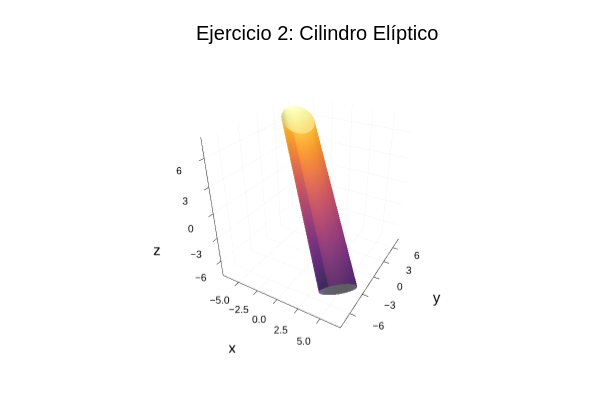

Notebook code cell kept with this figure:
### Code cell
# La ecuación rotada es y'²/9 + z'²/3 = 1.
# El eje del cilindro es x', correspondiente al eigenvalor 0.
a, b = sqrt(9.0), sqrt(3.0) # Semiejes para y' y z'
u = range(-10, 10, length=50) # Altura del cilindro a lo largo del eje x'
v = range(0, 2pi, length=100) # Ángulo para la elipse

# Generamos puntos en el sistema rotado (x', y', z')
x_prime = [u_val for u_val in u, _ in v]
y_prime = [a * cos(v_val) for _ in u, v_val in v]
z_prime = [b * sin(v_val) for _ in u, v_val in v]

# Agrupamos los puntos
puntos_prime = [x_prime[:]' ; y_prime[:]' ; z_prime[:]' ]

# Rotamos los puntos de vuelta al sistema original (x, y, z)
puntos_originales = P2_vecs * puntos_prime

# Redimensionamos para la gráfica de superficie
x_orig = reshape(puntos_originales[1, :], size(x_prime))
y_orig = reshape(puntos_originales[2, :], size(y_prime))
z_orig = reshape(puntos_originales[3, :], size(z_prime))

# Graficamos
grafico2 = surface(x_orig, y_orig, z_orig,
    title="Ejercicio 2: Cilindro Elíptico",
    xlabel="x", ylabel="y", zlabel="z",
    legend=false, colorbar=false,
    opacity=0.8
)

### Figure 1 — Plotly figure (JSON) as saved in the notebook; plotly's stock layout.template omitted (floating-point values rounded to 4 significant figures; data arrays with more than 128 entries replaced by an {"elided": "..."} marker saying what was removed)
{"data": [{"colorbar": {"len": 0.8657, "title": "", "x": 0.9934, "y": 0.5087}, "colorscale": {"elided": "256x2 mixed values"}, "name": "y1", "opacity": 0.8, "scene": "scene", "showlegend": false, "showscale": false, "type": "surface", "x": {"elided": "50x100 float values"}, "xaxis": "x", "y": {"elided": "50x100 float values"}, "yaxis": "y", "z": {"elided": "50x100 float values"}, "zaxis": "z", "zmax": 8.01, "zmin": -8.009}], "layout": {"annotations": [{"font": {"color": "rgba(0, 0, 0, 1.000)", "family": "sans-serif", "size": 20}, "rotation": 0, "showarrow": false, "text": "Ejercicio 2: Cilindro Elíptico", "x": 0.5275, "xanchor": "center", "xref": "paper", "y": 1, "yanchor": "top", "yref": "paper"}], "height": 400, "margin": {"b": 20, "l": 0, "r": 0, "t": 20}, "paper_bgcolor": "rgba(255, 255, 255, 1.000)", "plot_bgcolor": "rgba(255, 255, 255, 1.000)", "scene": {"camera": {"eye": {"x": 1.126, "y": -1.95, "z": 1.3}, "projection": "orthographic"}, "domain": {"x": [0.06165, 0.9934], "y": [0.07581, 0.9415]}, "xaxis": {"gridcolor": "rgba(0, 0, 0, 0.100)", "gridwidth": 0.5, "linecolor": "rgba(0, 0, 0, 1.000)", "mirror": false, "range": [-7.188, 7.188], "showgrid": true, "showline": true, "showticklabels": true, "tickangle": 0, "tickcolor": "rgb(0, 0, 0)", "tickfont": {"color": "rgba(0, 0, 0, 1.000)", "family": "sans-serif", "size": 11}, "tickmode": "array", "ticks": "inside", "ticktext": ["−5.0", "−2.5", "0.0", "2.5", "5.0"], "tickvals": [-5, -2.5, 0, 2.5, 5], "title": "x", "titlefont": {"color": "rgba(0, 0, 0, 1.000)", "family": "sans-serif", "size": 15}, "type": "-", "visible": true, "zeroline": false, "zerolinecolor": "rgba(0, 0, 0, 1.000)"}, "yaxis": {"gridcolor": "rgba(0, 0, 0, 0.100)", "gridwidth": 0.5, "linecolor": "rgba(0, 0, 0, 1.000)", "mirror": false, "range": [-8.01, 8.009], "showgrid": true, "showline": true, "showticklabels": true, "tickangle": 0, "tickcolor": "rgb(0, 0, 0)", "tickfont": {"color": "rgba(0, 0, 0, 1.000)", "family": "sans-serif", "size": 11}, "tickmode": "array", "ticks": "inside", "ticktext": ["−6", "−3", "0", "3", "6"], "tickvals": [-6, -3, 0, 3, 6], "title": "y", "titlefont": {"color": "rgba(0, 0, 0, 1.000)", "family": "sans-serif", "size": 15}, "type": "-", "visible": true, "zeroline": false, "zerolinecolor": "rgba(0, 0, 0, 1.000)"}, "zaxis": {"gridcolor": "rgba(0, 0, 0, 0.100)", "gridwidth": 0.5, "linecolor": "rgba(0, 0, 0, 1.000)", "mirror": false, "range": [-8.009, 8.01], "showgrid": true, "showline": true, "showticklabels": true, "tickangle": 0, "tickcolor": "rgb(0, 0, 0)", "tickfont": {"color": "rgba(0, 0, 0, 1.000)", "family": "sans-serif", "size": 11}, "tickmode": "array", "ticks": "inside", "ticktext": ["−6", "−3", "0", "3", "6"], "tickvals": [-6, -3, 0, 3, 6], "title": "z", "titlefont": {"color": "rgba(0, 0, 0, 1.000)", "family": "sans-serif", "size": 15}, "type": "-", "visible": true, "zeroline": false, "zerolinecolor": "rgba(0, 0, 0, 1.000)"}}, "showlegend": false, "width": 600}}
